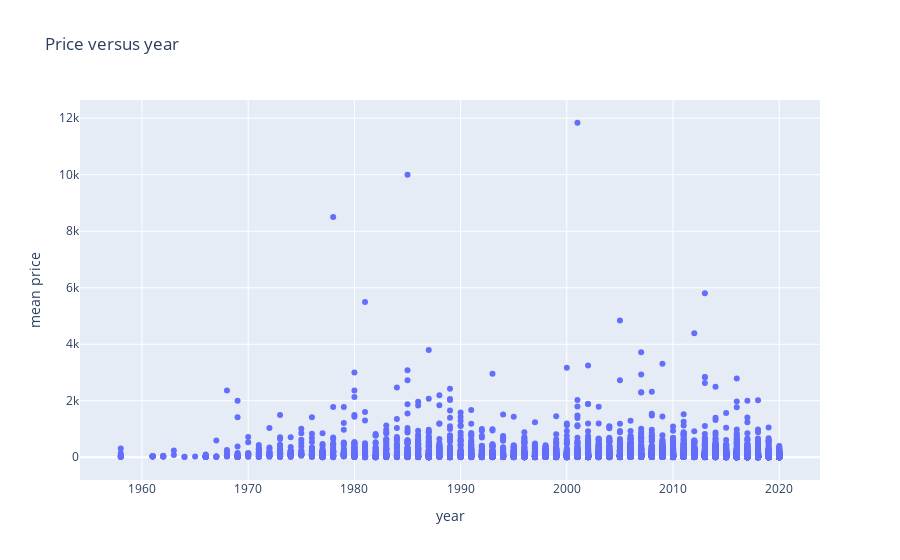

Notebook code for this chart:
### Markdown cell above
This result tells us that the miniumum and maximum prices are heaviliy correlated to the mean price, both having Pearson correlation number close to 1. But that information is not useful. The number of parts in a set is correlated to the mean price having a score of 0.3. The positive score means that the higher the number of parts, the higher the price. Interestingly, we can see that the year is has a slight negative correlation to price; the lower the year the higher the price.

### Code cell
# plot scatter of price and num_parts
data = [go.Scatter(y=df_prices_N['price_mean_N'],
                x=df_prices_N['year'],
                mode='markers',
                hovertext=df_prices_N['name']
    )
]
layout=go.Layout(title='Price versus year',
                yaxis=dict(title='mean price'),
                xaxis=dict(title='year'))
fig = go.Figure(data=data, layout=layout)
fig.show()

### Figure 1 — Plotly figure (JSON) as saved in the notebook; plotly's stock layout.template omitted (floating-point values rounded to 4 significant figures; data arrays with more than 128 entries replaced by an {"elided": "..."} marker saying what was removed)
{"data": [{"hovertext": {"elided": "9527 str values"}, "mode": "markers", "type": "scatter", "x": {"elided": "9527 int values"}, "y": {"elided": "9527 float values"}}], "layout": {"title": {"text": "Price versus year"}, "xaxis": {"title": {"text": "year"}}, "yaxis": {"title": {"text": "mean price"}}}}
